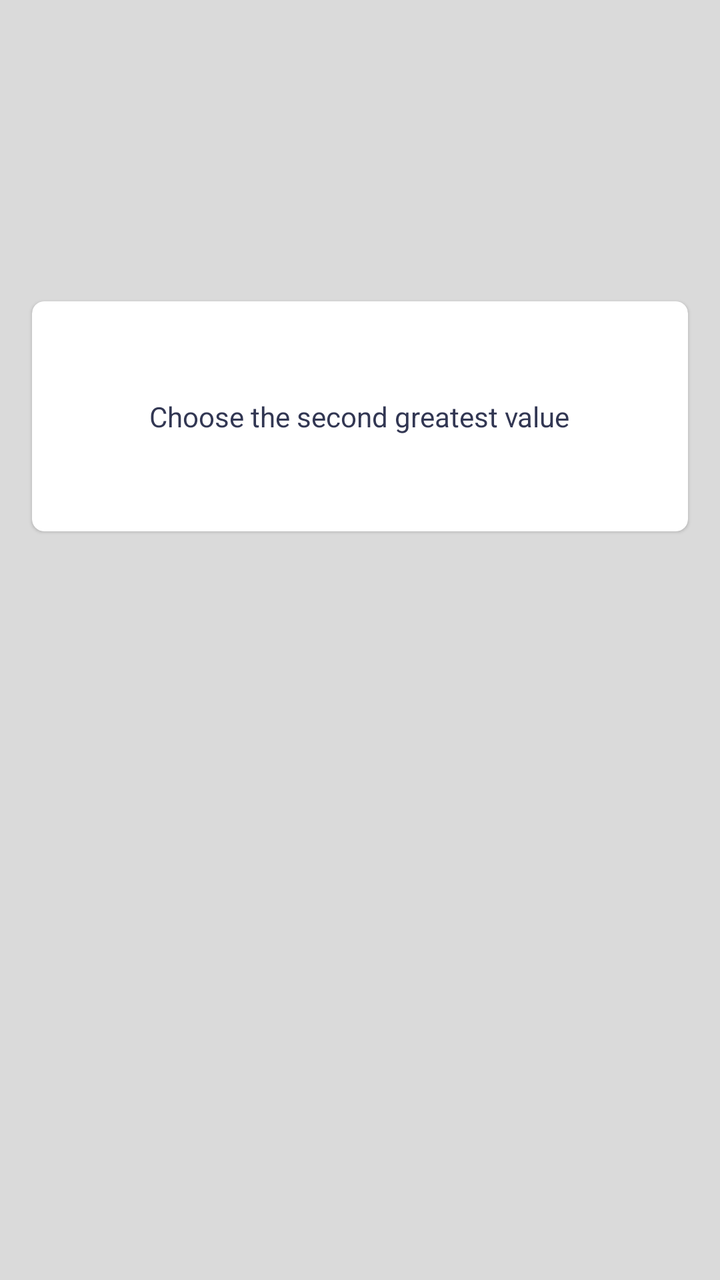
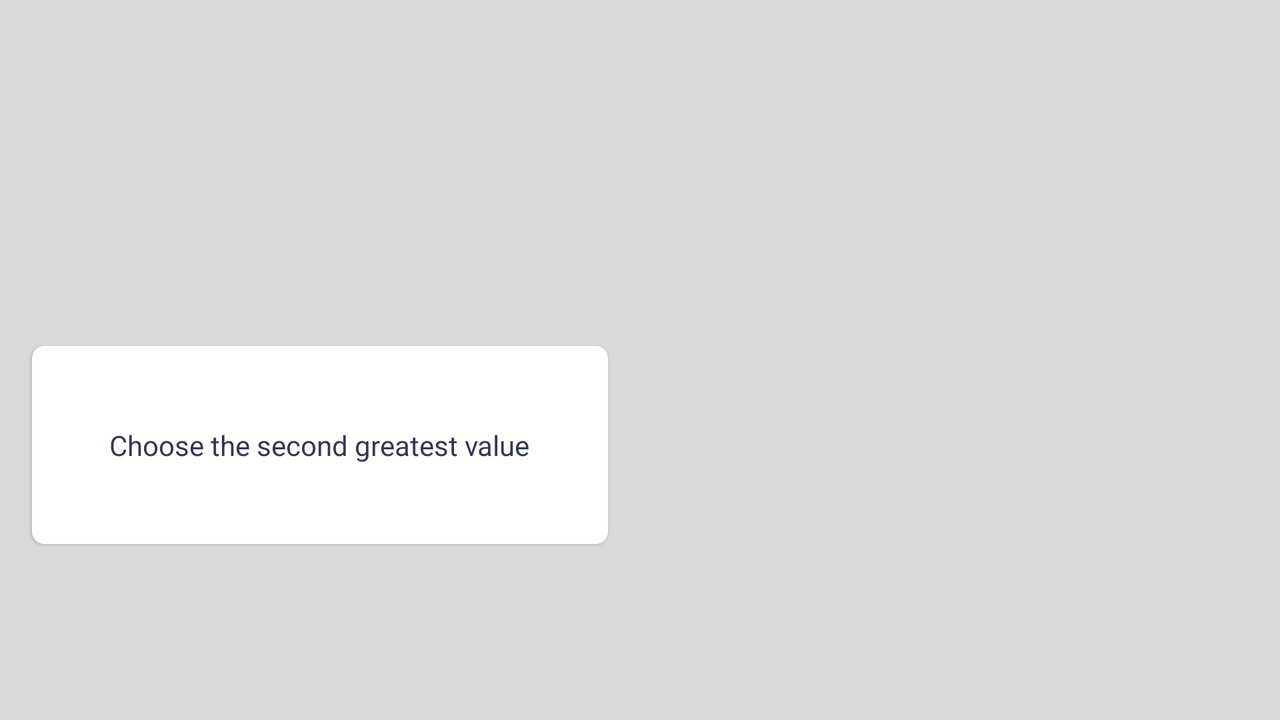

Two renders of one Android screen. The first uses the default layout on a phone; the second uses the alternative layout the repository ships for a different screen configuration, on a matching device. The two XML files are below.
<!-- AndroidManifest.xml: application theme Theme.MaterialComponents.Light.NoActionBar -->
<!-- res/layout/activity_task.xml -->
<?xml version="1.0" encoding="utf-8"?>
<androidx.constraintlayout.widget.ConstraintLayout xmlns:android="http://schemas.android.com/apk/res/android"
    xmlns:app="http://schemas.android.com/apk/res-auto"
    xmlns:tools="http://schemas.android.com/tools"
    android:id="@+id/main_layout"
    android:layout_width="match_parent"
    android:layout_height="match_parent"
    android:background="#DADADA"
    tools:context="com.paktalin.quickmax.task.ui.TaskActivity">

    <FrameLayout
        android:id="@+id/container_timer"
        android:layout_width="0dp"
        android:layout_height="0dp"
        app:layout_constraintBottom_toBottomOf="@+id/cv_task"
        app:layout_constraintEnd_toEndOf="parent"
        app:layout_constraintStart_toStartOf="parent"
        app:layout_constraintTop_toTopOf="parent"
        android:layout_marginBottom="32dp" />

    <ImageButton
        android:id="@+id/btn_back"
        android:layout_width="wrap_content"
        android:layout_height="wrap_content"
        android:layout_marginStart="8dp"
        android:layout_marginTop="8dp"
        android:background="@android:color/transparent"
        android:tint="@android:color/white"
        app:layout_constraintStart_toStartOf="parent"
        app:layout_constraintTop_toTopOf="parent"
        app:srcCompat="@drawable/ic_back" />

    <com.google.android.material.card.MaterialCardView
        android:id="@+id/cv_task"
        android:layout_width="0dp"
        android:layout_height="wrap_content"
        android:layout_margin="16dp"
        app:cardCornerRadius="6dp"
        app:cardElevation="1dp"
        app:cardMaxElevation="2dp"
        app:contentPaddingBottom="40dp"
        app:contentPaddingLeft="16dp"
        app:contentPaddingRight="16dp"
        app:contentPaddingTop="40dp"
        app:layout_constraintBottom_toTopOf="@+id/container_answers"
        app:layout_constraintEnd_toEndOf="parent"
        app:layout_constraintStart_toStartOf="parent"
        app:layout_constraintTop_toTopOf="parent"
        app:layout_constraintVertical_chainStyle="packed">

        <TextView
            android:id="@+id/tv_task"
            android:layout_width="wrap_content"
            android:layout_height="wrap_content"
            android:layout_gravity="center"
            android:layout_marginStart="16dp"
            android:layout_marginLeft="16dp"
            android:layout_marginTop="8dp"
            android:layout_marginEnd="16dp"
            android:layout_marginRight="16dp"
            android:layout_marginBottom="8dp"
            android:gravity="center"
            android:includeFontPadding="true"
            android:text="@string/second_max"
            android:textAppearance="@style/TextAppearance.AppCompat.Body1"
            android:textColor="#323753" />

    </com.google.android.material.card.MaterialCardView>

    <FrameLayout
        android:id="@+id/container_answers"
        android:layout_width="0dp"
        android:layout_height="200dp"
        android:layout_marginStart="8dp"
        android:layout_marginTop="16dp"
        android:layout_marginEnd="8dp"
        android:layout_marginBottom="8dp"
        app:layout_constraintBottom_toBottomOf="parent"
        app:layout_constraintEnd_toEndOf="parent"
        app:layout_constraintStart_toStartOf="parent"
        app:layout_constraintTop_toBottomOf="@+id/cv_task"
        app:layout_constraintVertical_bias="0.5"
        app:layout_constraintVertical_chainStyle="packed" />

</androidx.constraintlayout.widget.ConstraintLayout>
<!-- resources referenced by this layout -->
<resources>
  <string name="second_max">Choose the second greatest value</string>
</resources>
<!-- res/layout-land/activity_task.xml (the repository's variant of the layout above) -->
<!-- drawn on the phone turned sideways -->
<?xml version="1.0" encoding="utf-8"?>
<androidx.constraintlayout.widget.ConstraintLayout xmlns:android="http://schemas.android.com/apk/res/android"
    xmlns:app="http://schemas.android.com/apk/res-auto"
    xmlns:tools="http://schemas.android.com/tools"
    android:id="@+id/main_layout"
    android:layout_width="match_parent"
    android:layout_height="match_parent"
    android:background="#DADADA"
    tools:context="com.paktalin.quickmax.task.ui.TaskActivity">

    <FrameLayout
        android:id="@+id/container_timer"
        android:layout_width="0dp"
        android:layout_height="0dp"
        app:layout_constraintBottom_toBottomOf="parent"
        app:layout_constraintEnd_toEndOf="parent"
        app:layout_constraintStart_toStartOf="parent"
        app:layout_constraintTop_toTopOf="parent" />

    <ImageButton
        android:id="@+id/btn_back"
        android:layout_width="wrap_content"
        android:layout_height="wrap_content"
        android:layout_marginStart="8dp"
        android:layout_marginTop="8dp"
        android:background="@android:color/transparent"
        android:tint="@android:color/white"
        app:layout_constraintStart_toStartOf="parent"
        app:layout_constraintTop_toTopOf="parent"
        app:srcCompat="@drawable/ic_back" />

    <androidx.constraintlayout.widget.Guideline
        android:id="@+id/guideline"
        android:layout_width="wrap_content"
        android:layout_height="wrap_content"
        android:orientation="vertical"
        app:layout_constraintGuide_percent="0.5" />

    <com.google.android.material.card.MaterialCardView
        android:id="@+id/cv_task"
        android:layout_width="0dp"
        android:layout_height="wrap_content"
        android:layout_marginStart="16dp"
        android:layout_marginEnd="16dp"
        android:layout_marginBottom="8dp"
        app:cardCornerRadius="6dp"
        app:contentPaddingBottom="40dp"
        app:contentPaddingLeft="16dp"
        app:contentPaddingRight="16dp"
        app:contentPaddingTop="40dp"
        app:layout_constraintBottom_toBottomOf="@+id/container_answers"
        app:layout_constraintEnd_toStartOf="@+id/guideline"
        app:layout_constraintStart_toStartOf="parent"
        app:layout_constraintVertical_chainStyle="packed">

        <TextView
            android:id="@+id/tv_task"
            android:layout_width="wrap_content"
            android:layout_height="wrap_content"
            android:layout_gravity="center"
            android:gravity="center"
            android:includeFontPadding="true"
            android:text="@string/second_max"
            android:textAppearance="@style/TextAppearance.AppCompat.Body1"
            android:textColor="#323753" />

    </com.google.android.material.card.MaterialCardView>


    <FrameLayout
        android:id="@+id/container_answers"
        android:layout_width="0dp"
        android:layout_height="200dp"
        android:layout_marginStart="8dp"
        android:layout_marginEnd="8dp"
        app:layout_constraintBottom_toBottomOf="parent"
        app:layout_constraintEnd_toEndOf="parent"
        app:layout_constraintStart_toStartOf="@+id/guideline"
        app:layout_constraintTop_toTopOf="parent"/>

</androidx.constraintlayout.widget.ConstraintLayout>
